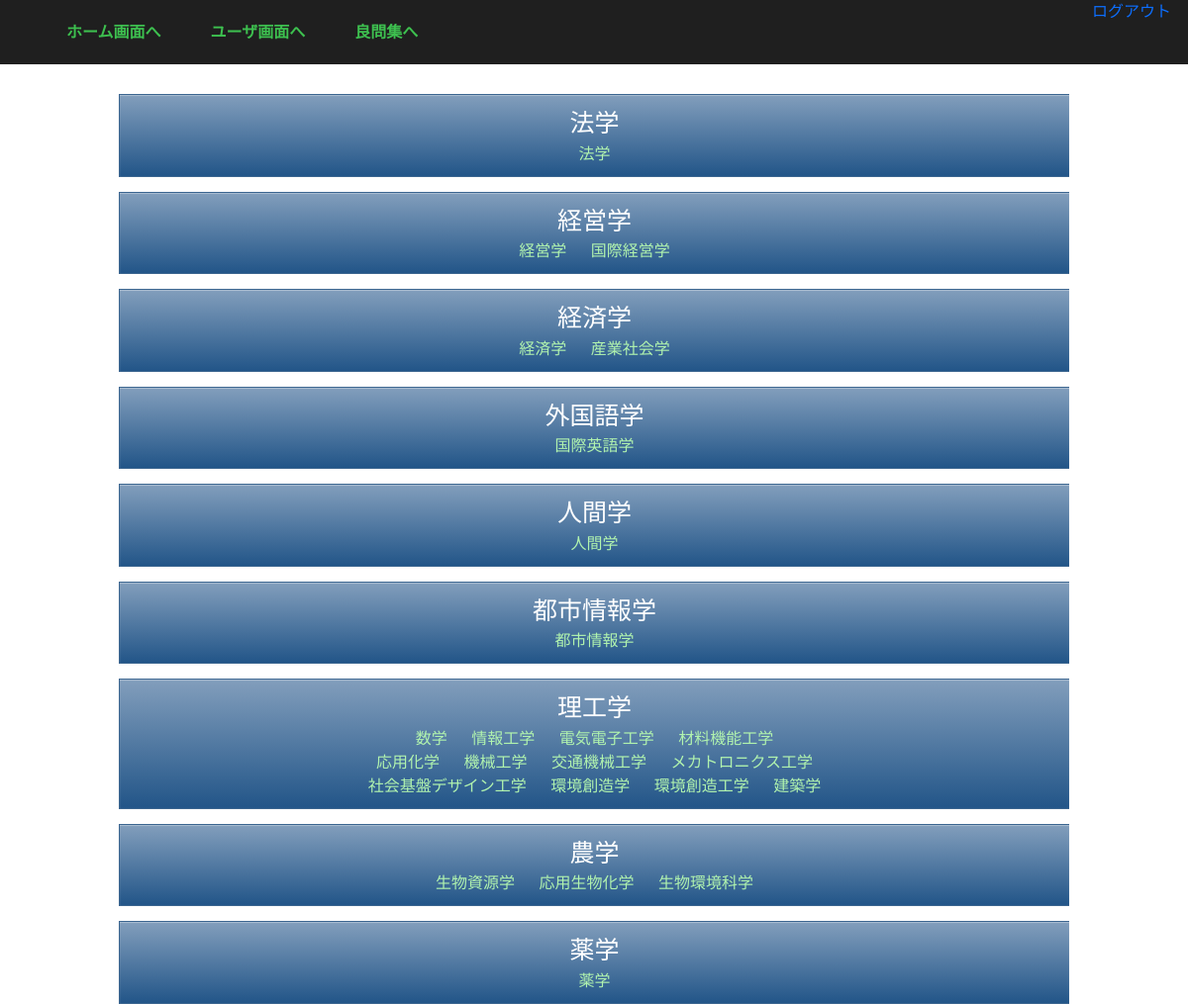
The page /questions/subject_list/ (signed in) on the database its author committed.
### questions/models.py (models this page shows)
class Department(models.Model):
    department = models.CharField(max_length=150)
    class Meta:
        db_table = 'department'
        verbose_name_plural = '学部'
    def __str__(self):
        return self.department

class Subjects(models.Model):
    subject = models.CharField(max_length=150)
    department = models.ForeignKey(
        Department, on_delete=models.CASCADE
    )
    class Meta:
        db_table = 'subjects'
        verbose_name_plural = '学科'
    def __str__(self):
        return self.subject

### questions/views.py (the view)
# urls.py: path('subject_list/', SubjectListView.as_view(), name='subject_list'),
class SubjectListView(LoginRequiredMixin, TemplateView):
    template_name = 'questions/subject_list.html'
    def get_context_data(self, **kwargs):
        context = super().get_context_data(**kwargs)
        departments = []
        subjects = []
        for department in Department.objects.all():
            departments.append(department)
        for subject in Subjects.objects.all():
            subjects.append(subject)
        context['departments'] = departments
        context['subjects'] = subjects
        return context

### templates/questions/subject_list.html
{% extends 'base.html' %}
{% block content %}
{% load static %}
<div class="departments-wrapper">
  <div class="departments-content">
    <div class="department">
      {{ departments.0 }}
    </div>
    <div>
      <a href="{% url 'questions:lecture_list' 1 %}">{{ subjects.0 }}</a>
    </div>
  </div>
  <div class="departments-content">
    <div class="department">
      {{ departments.1 }}
    </div>
    <div>
      <a href="{% url 'questions:lecture_list' 2 %}">{{ subjects.1 }}</a>
      <a href="{% url 'questions:lecture_list' 3 %}">{{ subjects.2}}</a>
    </div>
  </div>
  <div class="departments-content">
    <div class="department">
      {{ departments.2 }}
    </div>
    <div>
      <a href="{% url 'questions:lecture_list' 4 %}">{{ subjects.3 }}</a>
      <a href="{% url 'questions:lecture_list' 5 %}">{{ subjects.4 }}</a>
    </div>
  </div>
  <div class="departments-content">
    <div class="department">
      {{ departments.3 }}
    </div>
    <div>
      <a href="{% url 'questions:lecture_list' 6 %}">{{ subjects.5 }}</a>
    </div>
  </div>
  <div class="departments-content">
    <div class="department">
      {{ departments.4 }}
    </div>
    <div>
      <a href="{% url 'questions:lecture_list' 7 %}">{{ subjects.6 }}</a>
    </div>
  </div>
  <div class="departments-content">
    <div class="department">
      {{ departments.5 }}
    </div>
    <div>
      <a href="{% url 'questions:lecture_list' 8 %}">{{ subjects.7 }}</a>
    </div>
  </div>
  <div class="departments-content">
    <div class="department">
      {{ departments.6 }}
    </div>
    <div>
      <a href="{% url 'questions:lecture_list' 9 %}">{{ subjects.8 }}</a>
      <a href="{% url 'questions:lecture_list' 10 %}">{{ subjects.9 }}</a>
      <a href="{% url 'questions:lecture_list' 11 %}">{{ subjects.10 }}</a>
      <a href="{% url 'questions:lecture_list' 12 %}">{{ subjects.11 }}</a>
      <br>
      <a href="{% url 'questions:lecture_list' 13 %}">{{ subjects.12 }}</a>
      <a href="{% url 'questions:lecture_list' 14 %}">{{ subjects.13 }}</a>
      <a href="{% url 'questions:lecture_list' 15 %}">{{ subjects.14 }}</a>
      <a href="{% url 'questions:lecture_list' 16 %}">{{ subjects.15 }}</a>
      <br>
      <a href="{% url 'questions:lecture_list' 17 %}">{{ subjects.16 }}</a>
      <a href="{% url 'questions:lecture_list' 18 %}">{{ subjects.17 }}</a>
      <a href="{% url 'questions:lecture_list' 19 %}">{{ subjects.18 }}</a>
      <a href="{% url 'questions:lecture_list' 20 %}">{{ subjects.19 }}</a>
    </div>
  </div>
  <div class="departments-content">
    <div class="department">
      {{ departments.7 }}
    </div>
    <div>
      <a href="{% url 'questions:lecture_list' 21 %}">{{ subjects.20 }}</a>
      <a href="{% url 'questions:lecture_list' 22 %}">{{ subjects.21 }}</a>
      <a href="{% url 'questions:lecture_list' 23 %}">{{ subjects.22 }}</a>
    </div>
  </div>
  <div class="departments-content">
    <div class="department">
      {{ departments.8 }}
    </div>
    <div>
      <a href="{% url 'questions:lecture_list' 24 %}">{{ subjects.23 }}</a>
    </div>
  </div>
</div>
{% endblock %}

### static/assets/css/base.css (style rules this page uses)
* { box-sizing: border-box; }
body { margin: 0; font-family: "メイリオ", "Meiryo", "ヒラギノ角ゴ Pro W3", "Hiragino Kaku Gothic Pro", "ＭＳ Ｐゴシック", sans-serif; }
a { text-decoration: none; }
.departments-wrapper { margin-left: 10%; margin-right: 10%; margin-top:30px; }
.departments-content { margin-top: 15px; padding-top: 10px; padding-bottom: 10px; text-align: center; color:white; background: linear-gradient(#829ebc,#225588); border-left: 1px solid #3c6690; border-top: 1px solid #3c6690; border-bottom: 1px solid #3c6690; box-shadow: 0px 1px 1px rgba(255,255,255,0.3) inset; width: 100%; padding: 10px 0; }
.department { font-size:25px; }
.departments-content a { color: rgb(177, 243, 174); padding: 0 10px; }

### rows shown on the page
Department: department "法学"
Subjects: subject "法学"
Department: department "経営学"
Subjects: subject "経営学"
Subjects: subject "国際経営学"
Department: department "経済学"
Subjects: subject "経済学"
Subjects: subject "産業社会学"
Department: department "外国語学"
Subjects: subject "国際英語学"
Department: department "人間学"
Subjects: subject "人間学"
Department: department "都市情報学"
Subjects: subject "都市情報学"
Department: department "理工学"
Subjects: subject "数学"
Subjects: subject "情報工学"
Subjects: subject "電気電子工学"
Subjects: subject "材料機能工学"
Subjects: subject "応用化学"
Subjects: subject "機械工学"
Subjects: subject "交通機械工学"
Subjects: subject "メカトロニクス工学"
Subjects: subject "社会基盤デザイン工学"
Subjects: subject "環境創造学"
Subjects: subject "環境創造工学"
Subjects: subject "建築学"
Department: department "農学"
Subjects: subject "生物資源学"
Subjects: subject "応用生物化学"
Subjects: subject "生物環境科学"
Department: department "薬学"
Subjects: subject "薬学"
